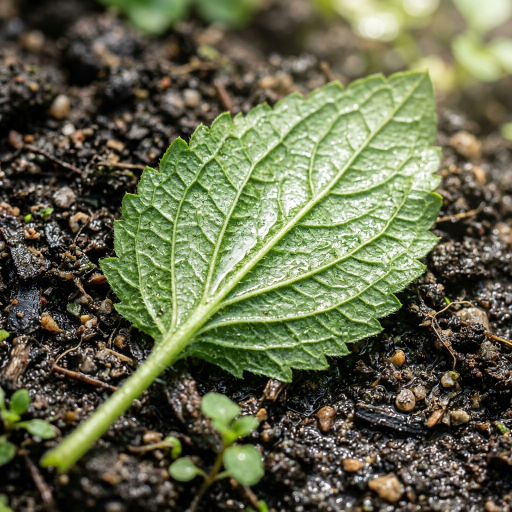
#> input picture data/assets/real_leaf.jpg, 1024 x 1024 px, given in place of the camera (shown at 1/2 size)
$ python dataset_collector.py
#> lines starting #> are read from the running program, lines starting #| are printed output that depends on the picture; after the words box and inside, x2 and y2 are one past the last pixel; in counts of white or black regions, pixels touching at a corner belong together
#> in run_collector, frame is the input picture: shape (1024, 1024, 3); mean B, G, R 75.4, 103.9, 100.2
### core/stage1_detector.py
"""Stage 1: Fast Candidate Detection using OpenCV, HSV, ExG, and Contour Geometry.

Designed for ultra-low latency (<3 ms) execution to screen out non-vegetation background
before triggering costly neural-network inference.
"""

from dataclasses import dataclass
from typing import Any, Dict, List, Optional, Tuple
import time
import cv2
import numpy as np

from core.vegetation_indices import compute_exg_mask


@dataclass
class CandidateROI:
    """Represents a potential leaf region isolated by Stage 1."""
    roi_image: np.ndarray             # Cropped BGR candidate image
    bbox: Tuple[int, int, int, int]   # (x, y, w, h) in processing frame coordinates
    contour: np.ndarray               # Filtered contour points
    area: float                       # Contour area (px)
    aspect_ratio: float               # Width / Height
    solidity: float                   # Area / ConvexHullArea
    extent: float                     # Area / (w * h)


class Stage1CandidateDetector:
    """Stage 1 fast candidate detector combining HSV green thresholding, ExG, and geometry."""

    def __init__(self, config: Optional[Dict[str, Any]] = None):
        """Initialize Stage 1 detector parameters.

        Args:
            config: Optional configuration dictionary. Defaults to standard settings.
        """
        cfg = config or {}
        st1_cfg = cfg.get("stage1_candidate_detector", {})

        # Processing Resolution
        sys_cfg = cfg.get("system", {})
        proc_res = sys_cfg.get("processing_resolution", {})
        self.target_width = proc_res.get("width", 640)
        self.target_height = proc_res.get("height", 480)

        # HSV Thresholds
        hsv_cfg = st1_cfg.get("hsv", {})
        self.h_min = int(hsv_cfg.get("hue_min", 25))
        self.h_max = int(hsv_cfg.get("hue_max", 88))
        self.s_min = int(hsv_cfg.get("sat_min", 35))
        self.s_max = int(hsv_cfg.get("sat_max", 255))
        self.v_min = int(hsv_cfg.get("val_min", 30))
        self.v_max = int(hsv_cfg.get("val_max", 255))

        # Vegetation Index (ExG)
        veg_cfg = st1_cfg.get("vegetation_index", {})
        self.exg_enabled = bool(veg_cfg.get("enabled", True))
        self.exg_threshold = float(veg_cfg.get("exg_threshold", 0.05))
        self.use_otsu = bool(veg_cfg.get("use_otsu", False))

        # Morphology Kernels
        morph_cfg = st1_cfg.get("morphology", {})
        open_k = int(morph_cfg.get("open_kernel_size", 3))
        close_k = int(morph_cfg.get("close_kernel_size", 7))
        self.kernel_open = cv2.getStructuringElement(cv2.MORPH_ELLIPSE, (open_k, open_k))
        self.kernel_close = cv2.getStructuringElement(cv2.MORPH_ELLIPSE, (close_k, close_k))

        # Contour Geometry Filters
        filt_cfg = st1_cfg.get("contour_filters", {})
        self.min_area = float(filt_cfg.get("min_area", 450.0))
        self.max_area = float(filt_cfg.get("max_area", 180000.0))
        self.min_aspect_ratio = float(filt_cfg.get("min_aspect_ratio", 0.18))
        self.max_aspect_ratio = float(filt_cfg.get("max_aspect_ratio", 5.50))
        self.min_solidity = float(filt_cfg.get("min_solidity", 0.40))
        self.min_extent = float(filt_cfg.get("min_extent", 0.15))
        self.margin_pct = float(filt_cfg.get("margin_expansion_pct", 0.08))

    def detect(self, frame: np.ndarray) -> Tuple[List[CandidateROI], np.ndarray, float]:
        """Execute Stage 1 candidate detection on a frame.

        Args:
            frame: Input BGR image from camera or video stream.

        Returns:
            Tuple of:
              - List of CandidateROI objects (empty if no candidates)
              - Final cleaned binary vegetation mask (for visualization)
              - Execution latency in milliseconds
        """
        t0 = time.perf_counter()

        # Step 1: Resize to processing resolution if needed
        h, w = frame.shape[:2]
#> h = 1024; w = 1024
        if w != self.target_width or h != self.target_height:
            proc_frame = cv2.resize(frame, (self.target_width, self.target_height), interpolation=cv2.INTER_LINEAR)
        else:
            proc_frame = frame

        # Step 2: HSV Green Mask
        hsv = cv2.cvtColor(proc_frame, cv2.COLOR_BGR2HSV)
#> hsv: shape (480, 640, 3); mean H, S, V 32.6, 93, 108.7
        lower_green = np.array([self.h_min, self.s_min, self.v_min], dtype=np.uint8)
        upper_green = np.array([self.h_max, self.s_max, self.v_max], dtype=np.uint8)
        mask_hsv = cv2.inRange(hsv, lower_green, upper_green)
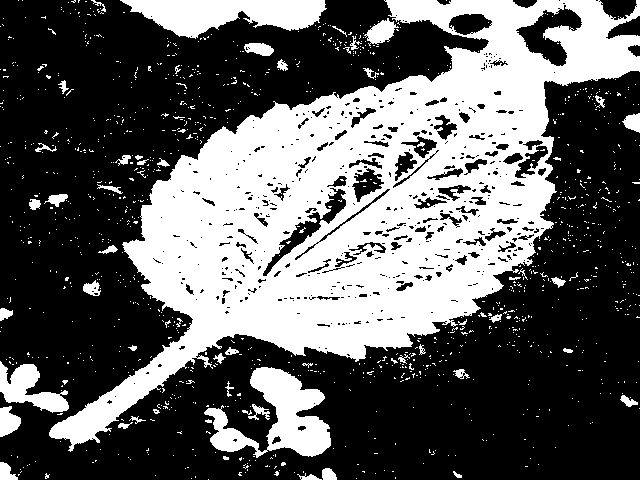
#> mask_hsv: shape (480, 640); 37.7% white; 1175 white regions (1119 under 20 px), largest, box (x1, y1, x2, y2) and area: (49, 0, 640, 452) 96536, (204, 367, 331, 458) 5209, (120, 0, 327, 39) 4952

        # Fast Rejection: If green pixel count is below minimal leaf area, skip all remaining ops
        if cv2.countNonZero(mask_hsv) < self.min_area:
            latency_ms = (time.perf_counter() - t0) * 1000.0
            return [], mask_hsv, latency_ms

        # Step 3: Excess Green (ExG) Mask
        if self.exg_enabled:
            mask_exg = compute_exg_mask(proc_frame, threshold=self.exg_threshold, use_otsu=self.use_otsu)
            # Step 4: Combine Masks (bitwise AND to retain confident vegetation regions)
            combined_mask = cv2.bitwise_and(mask_hsv, mask_exg)
        else:
            combined_mask = mask_hsv

        # Step 5: Morphological Filtering (Remove salt-and-pepper noise, fill venation gaps)
        if self.kernel_open is not None:
            combined_mask = cv2.morphologyEx(combined_mask, cv2.MORPH_OPEN, self.kernel_open)
        if self.kernel_close is not None:
            combined_mask = cv2.morphologyEx(combined_mask, cv2.MORPH_CLOSE, self.kernel_close)

        # Step 6: Find External Contours
        contours, _ = cv2.findContours(combined_mask, cv2.RETR_EXTERNAL, cv2.CHAIN_APPROX_SIMPLE)

        candidates: List[CandidateROI] = []
        frame_h, frame_w = proc_frame.shape[:2]

        for cnt in contours:
            area = cv2.contourArea(cnt)
            # Filter 1: Area bounds
            if area < self.min_area or area > self.max_area:
                continue

            x, y, w_box, h_box = cv2.boundingRect(cnt)
            if w_box <= 0 or h_box <= 0:
                continue

            # Filter 2: Aspect Ratio
            aspect_ratio = float(w_box) / float(h_box)
            if aspect_ratio < self.min_aspect_ratio or aspect_ratio > self.max_aspect_ratio:
                continue

            # Filter 3: Solidity (Contour Area / Convex Hull Area)
            hull = cv2.convexHull(cnt)
            hull_area = cv2.contourArea(hull)
            solidity = float(area) / hull_area if hull_area > 0 else 0.0
            if solidity < self.min_solidity:
                continue

            # Filter 4: Extent (Contour Area / Bounding Box Area)
            rect_area = float(w_box * h_box)
            extent = float(area) / rect_area if rect_area > 0 else 0.0
            if extent < self.min_extent:
                continue

            # Expand bounding box slightly for CNN context margin
            pad_x = int(w_box * self.margin_pct)
            pad_y = int(h_box * self.margin_pct)
            x1 = max(0, x - pad_x)
            y1 = max(0, y - pad_y)
            x2 = min(frame_w, x + w_box + pad_x)
            y2 = min(frame_h, y + h_box + pad_y)

            crop_w = x2 - x1
            crop_h = y2 - y1
            if crop_w < 10 or crop_h < 10:
                continue

            roi_patch = proc_frame[y1:y2, x1:x2].copy()

            candidates.append(CandidateROI(
                roi_image=roi_patch,
                bbox=(x1, y1, crop_w, crop_h),
                contour=cnt,
                area=area,
                aspect_ratio=aspect_ratio,
                solidity=solidity,
                extent=extent
            ))

        latency_ms = (time.perf_counter() - t0) * 1000.0
        return candidates, combined_mask, latency_ms

### core/vegetation_indices.py
"""Vegetation index calculation module optimized for real-time agricultural vision.

Implements high-speed vectorized index calculations:
- Excess Green Index (ExG): 2g - r - b
- Normalized Green-Red Difference Index (NGRDI): (g - r) / (g + r)
"""

from typing import Tuple
import cv2
import numpy as np


def compute_normalized_rgb(bgr_image: np.ndarray, epsilon: float = 1e-6) -> Tuple[np.ndarray, np.ndarray, np.ndarray]:
    """Compute normalized chromaticity coordinates (r, g, b).

    Args:
        bgr_image: Input image in OpenCV BGR format (H, W, 3) as uint8.
        epsilon: Small constant to avoid zero-division.

    Returns:
        Tuple of (r, g, b) normalized float32 planes.
    """
#> called with epsilon = 1e-06
    b = bgr_image[:, :, 0].astype(np.float32)
    g = bgr_image[:, :, 1].astype(np.float32)
    r = bgr_image[:, :, 2].astype(np.float32)

    total = r + g + b + epsilon
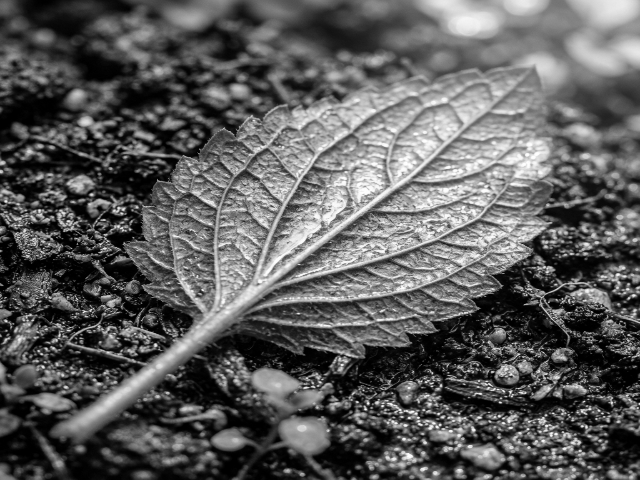
#> total: shape (480, 640) float32; min 1e-06, max 765, mean 279.1; drawn with min black and max white
    return r / total, g / total, b / total


def compute_exg(bgr_image: np.ndarray, epsilon: float = 1e-6) -> np.ndarray:
    """Compute normalized Excess Green Index (ExG = 2g - r - b).

    ExG highlights chlorophyll-rich vegetation against soil, plastic,
    and inorganic backgrounds under varied daylight conditions.

    Args:
        bgr_image: BGR image (H, W, 3) uint8.
        epsilon: Numerical stability term.

    Returns:
        ExG 2D float32 array in range approx [-2.0, 2.0].
    """
    r, g, b = compute_normalized_rgb(bgr_image, epsilon=epsilon)
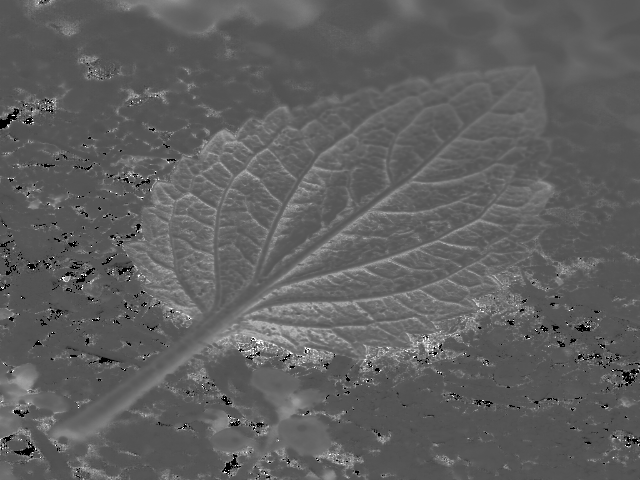
#> g: shape (480, 640) float32; min 0, max 1, mean 0.376
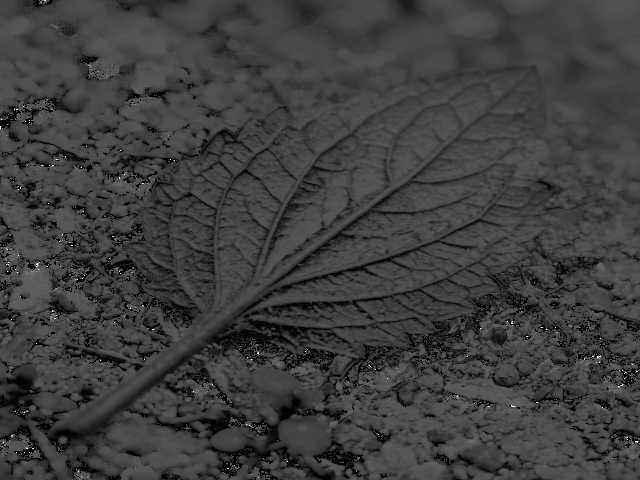
#> b: shape (480, 640) float32; min 0, max 1, mean 0.246
    return (2.0 * g) - r - b


# [14 lines left out: function compute_ngrdi, not called in this run]


def compute_exg_mask(
    bgr_image: np.ndarray,
    threshold: float = 0.05,
    use_otsu: bool = False
) -> np.ndarray:
    """Compute binary vegetation mask using ExG.

    Args:
        bgr_image: BGR image (H, W, 3) uint8.
        threshold: Normalized ExG cutoff (default 0.05).
        use_otsu: If True, uses Otsu's thresholding dynamically.

    Returns:
        Binary mask (H, W) uint8 where 255 represents green vegetation.
    """
    exg = compute_exg(bgr_image)

    if use_otsu:
        # Scale ExG [-1.0, 1.0] to [0, 255] uint8 for Otsu
        clipped = np.clip(exg, -0.5, 1.0)
        norm_uint8 = ((clipped + 0.5) / 1.5 * 255.0).astype(np.uint8)
        _, mask = cv2.threshold(norm_uint8, 0, 255, cv2.THRESH_BINARY + cv2.THRESH_OTSU)
    else:
        mask = np.where(exg > threshold, 255, 0).astype(np.uint8)
#> mask: shape (480, 640); 56.6% white; 985 black regions (862 under 20 px), largest, box (x1, y1, x2, y2) and area: (0, 0, 460, 422) 59448, (286, 85, 640, 480) 49196, (90, 389, 241, 480) 6324

    return mask

### dataset_collector.py
"""Interactive Dataset Collector for AI Nozzle.

Runs Stage 1 candidate detection and allows rapid one-key labeling
of candidate leaf ROIs:
  - Press 'r': Save active candidate ROI to data/collected/real/
  - Press 'f': Save active candidate ROI to data/collected/fake/
  - Press 'q': Quit
"""

import argparse
import os
import time
import cv2
import yaml

from core.stage1_detector import Stage1CandidateDetector


def run_collector(camera_id: int = 0, output_dir: str = "data/collected"):
    """Run interactive candidate collector tool."""
    real_dir = os.path.join(output_dir, "real")
    fake_dir = os.path.join(output_dir, "fake")
    os.makedirs(real_dir, exist_ok=True)
    os.makedirs(fake_dir, exist_ok=True)

    config = {}
    if os.path.exists("config/settings.yaml"):
        with open("config/settings.yaml", "r") as f:
            config = yaml.safe_load(f)

    detector = Stage1CandidateDetector(config)

    cap = cv2.VideoCapture(camera_id)
    if not cap.isOpened():
        print(f"[ERROR] Could not open camera {camera_id}.")
        return

    print("=" * 60)
    print(" AI NOZZLE DATASET COLLECTOR")
    print(" Controls:")
    print("   'r' - Save detected candidate ROI as REAL_LIVING_LEAF")
    print("   'f' - Save detected candidate ROI as FAKE_PRINTED_ARTIFICIAL")
    print("   'q' - Quit")
    print("=" * 60)

    count_real = len([f for f in os.listdir(real_dir) if f.endswith('.jpg')])
    count_fake = len([f for f in os.listdir(fake_dir) if f.endswith('.jpg')])

    while True:
        ret, frame = cap.read()
        if not ret:
            break

        candidates, mask, _ = detector.detect(frame)
#> in detect, `combined_mask = cv2.bitwise_and(mask_hsv, mask_exg)`: combined_mask: shape (480, 640); 37.4% white; 1025 white regions (970 under 20 px), largest, box (x1, y1, x2, y2) and area: (49, 0, 640, 452) 96196, (204, 367, 331, 458) 5198, (120, 0, 327, 39) 4952
#> in detect, `combined_mask = cv2.morphologyEx(combined_mask, cv2.MORPH_OPEN, self.k..`: combined_mask: shape (480, 640); 36.2% white; 103 white regions (59 under 20 px), largest, box (x1, y1, x2, y2) and area: (49, 0, 640, 452) 95257, (121, 0, 326, 38) 4906, (250, 367, 331, 457) 4087
#> in detect, `combined_mask = cv2.morphologyEx(combined_mask, cv2.MORPH_CLOSE, self...`:
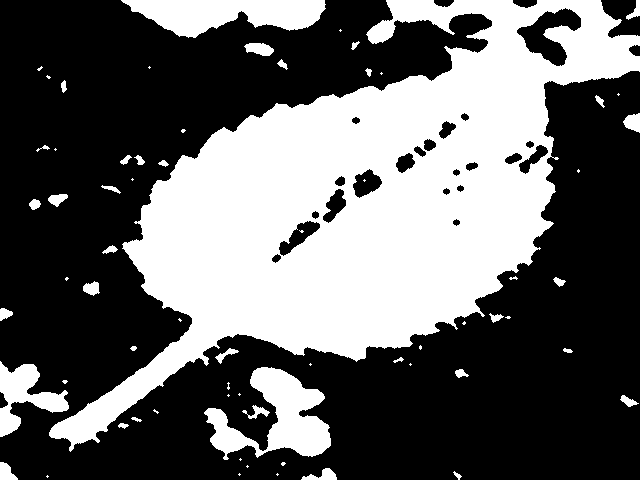
#> combined_mask: shape (480, 640); 38.9% white; 67 white regions (31 under 20 px)
#> in detect, `contours, _ = cv2.findContours(combined_mask, cv2.RETR_EXTERNAL, cv2.C..`: contours = 65 contours, 33 with area under 20; largest, box (x1, y1, x2, y2) and area: (49, 0, 640, 452) 107138, (204, 367, 331, 460) 5172, (121, 0, 326, 38) 4748, (0, 361, 69, 437) 2086, (244, 43, 274, 56) 244
#> the loop in detect, `for cnt in contours:` made 65 passes
#> area on passes 4, 5, 8, 10, 13, 14, 19, 25, 26, 32, 33, 34: 23.5, 184, 184.5, 28.5, 110.5, 89, 60, 22.5, 95, 56, 92.5, 147
#> (area, x, y, w_box, h_box, aspect_ratio, hull_area, solidity) on passes 20, 23: (5172.5, 204, 367, 127, 93, 1.37, 8919, 0.58), (2085.5, 0, 361, 69, 76, 0.908, 3556, 0.586)
#> after the loop in detect, `for cnt in contours:`: candidates = 4 items
#> candidates = 4 items
        display = frame.copy()

        # Render candidates
        for i, cand in enumerate(candidates):
            x, y, w, h = cand.bbox
            color = (0, 255, 0) if i == 0 else (255, 200, 0)
            cv2.rectangle(display, (x, y), (x + w, y + h), color, 2)
            cv2.putText(
                display, f"Candidate #{i+1}", (x, y - 8),
                cv2.FONT_HERSHEY_SIMPLEX, 0.45, color, 1
            )
#> this loop made 4 passes
#> (x, y, w, h, color) on passes 1 to 4: (194, 360, 147, 107, (0, 255, 0)), (0, 355, 74, 88, (255, 200, 0)), (2, 0, 638, 480, (255, 200, 0)), (105, 0, 237, 41, (255, 200, 0))
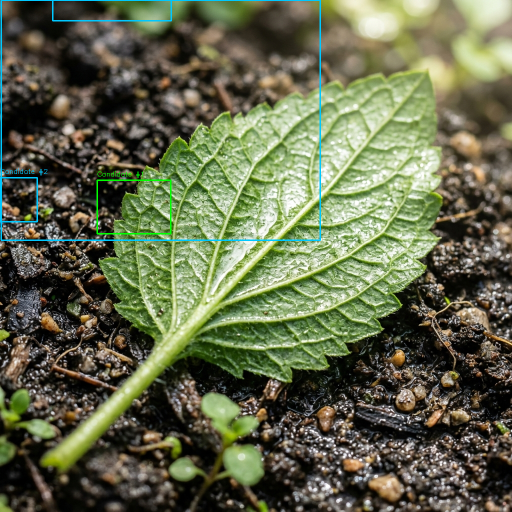
#> display: shape (1024, 1024, 3) (shown at 1/2 size); 0.93% of pixels changed, all inside (x1, y1, x2, y2) = (0, 0, 642, 482)

        # Telemetry
        cv2.putText(
            display, f"REAL samples: {count_real} | FAKE samples: {count_fake}",
            (15, 30), cv2.FONT_HERSHEY_SIMPLEX, 0.6, (255, 255, 255), 2
        )
        cv2.putText(
            display, "Press 'r' for Real | 'f' for Fake | 'q' to Quit",
            (15, 60), cv2.FONT_HERSHEY_SIMPLEX, 0.5, (0, 255, 255), 1
        )
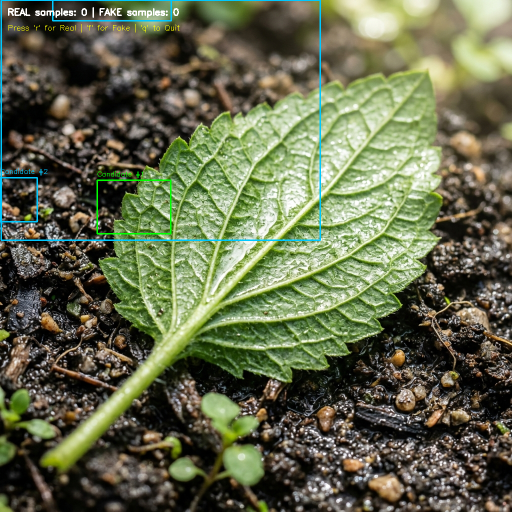
#> display: shape (1024, 1024, 3) (shown at 1/2 size); mean B, G, R 77, 105.3, 99.8

        cv2.imshow("Dataset Collector - AI Nozzle", display)
        key = cv2.waitKey(1) & 0xFF
#> (key q is pressed here)

        if key == ord('q'):
            break
        elif key == ord('r') and candidates:
            # Save candidate ROI
            roi = candidates[0].roi_image
            fname = f"real_{int(time.time()*1000)}.jpg"
            cv2.imwrite(os.path.join(real_dir, fname), roi)
            count_real += 1
            print(f"[SAVED] Real leaf sample #{count_real} -> {fname}")
        elif key == ord('f') and candidates:
            roi = candidates[0].roi_image
            fname = f"fake_{int(time.time()*1000)}.jpg"
            cv2.imwrite(os.path.join(fake_dir, fname), roi)
            count_fake += 1
            print(f"[SAVED] Fake leaf sample #{count_fake} -> {fname}")

    cap.release()
    cv2.destroyAllWindows()


if __name__ == "__main__":
    parser = argparse.ArgumentParser(description="Dataset Collector Tool")
    parser.add_argument("--camera", type=int, default=0, help="Camera index")
    parser.add_argument("--output", default="data/collected", help="Output directory")
    args = parser.parse_args()

    run_collector(args.camera, args.output)
